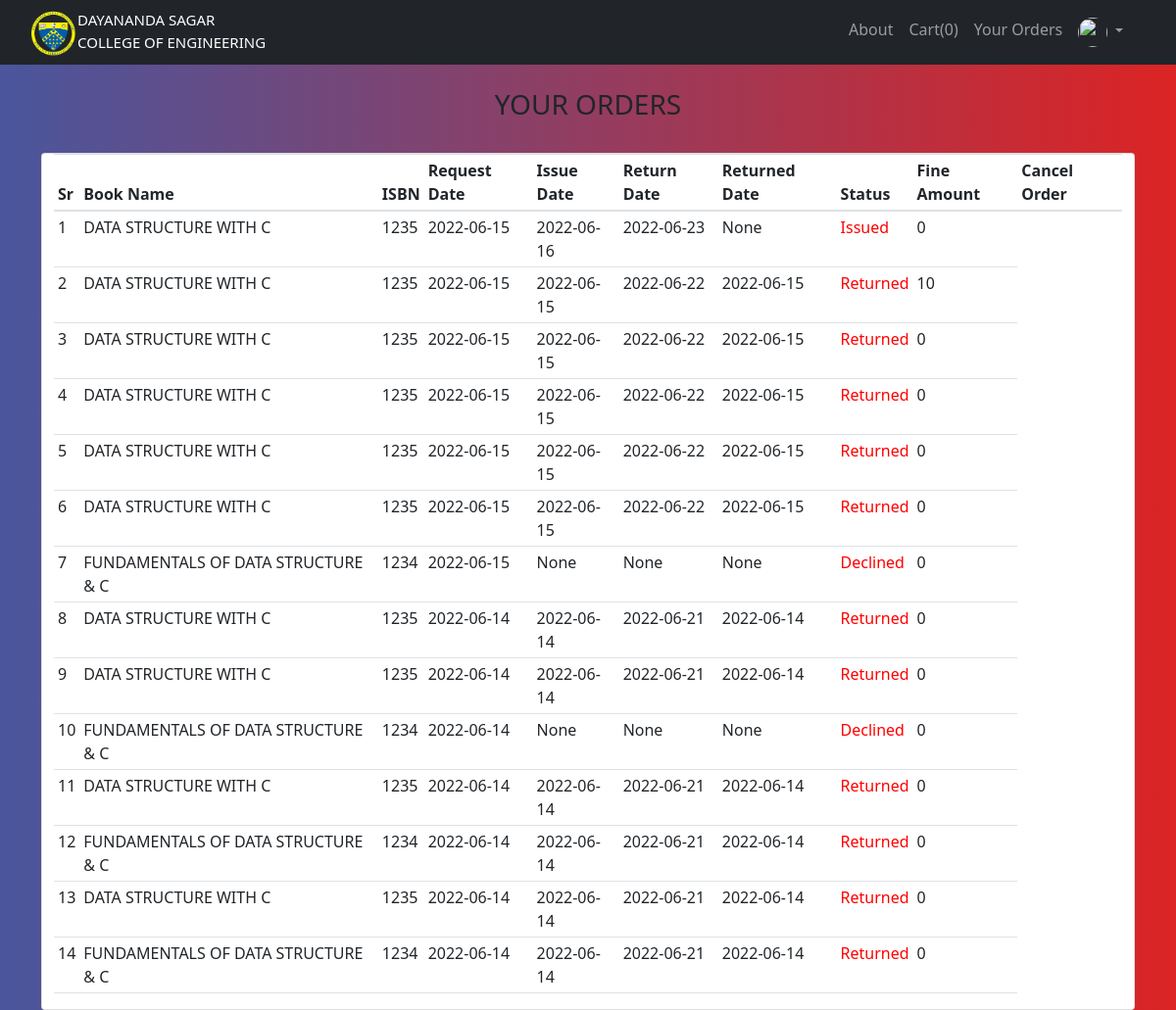
Screenshot of /orders (signed in) with the database file from the repository.
### website/models.py (models this page shows, shortened)
class Student_Order(db.Model):
        id = db.Column(db.Integer, primary_key = True)
        status = db.Column(db.String(20), default = 'Requested', nullable = False)
        request_time = db.Column(db.DateTime, nullable = True)
        approve_time = db.Column(db.DateTime, nullable = True)
        return_time = db.Column(db.DateTime, nullable = True)
        returned_time = db.Column(db.DateTime, nullable = True)
        student_id = db.Column(db.Integer, db.ForeignKey('user.id'),nullable=True)
        student = db.relationship('User', backref=db.backref('students_order',lazy=True))
        book_id = db.Column(db.Integer, db.ForeignKey('addbook.id'),nullable=True)
        book = db.relationship('Addbook', backref=db.backref('books_order',lazy=True))
        fine = db.Column(db.Float,default=0)

class Addbook(db.Model):
    __tablename__='addbook'
    __searchable__ = ['name', 'desc', 'isbn']
    id = db.Column(db.Integer, primary_key=True)
    name = db.Column(db.String(80), nullable=False)
    price = db.Column(db.Numeric(10,2), nullable=False)
    isbn = db.Column(db.Integer,default=0)
    stock = db.Column(db.Integer,nullable=False)
    available_copies = db.Column(db.Integer,nullable=False)
    desc = db.Column(db.Text, nullable=False)
    pub_date = db.Column(db.DateTime, nullable=False, default=datetime.utcnow)
    department_id = db.Column(db.Integer, db.ForeignKey('department.id'),nullable=False)
    department = db.relationship('Department', backref=db.backref('departments',lazy=True))
    semester_id = db.Column(db.Integer, db.ForeignKey('semester.id'),nullable=False)
    semester = db.relationship('Semester', backref=db.backref('semesters',lazy=True))
    image_1 = db.Column(db.String(150), nullable=False, default='image.jpg')
    image_2 = db.Column(db.String(150), nullable=False, default='image.jpg')
    image_3 = db.Column(db.String(150), nullable=False, default='image.jpg')

### website/views.py (the view)
@views.route('/orders')
@login_required
@requires_access_level(["student","admin"])
def show_student_order():
    student_id = current_user.id
    orders = Student_Order.query.filter_by(student_id=student_id).order_by(Student_Order.request_time.desc())
    return render_template('book_orders.html',user=current_user,orders=orders)

### website/models.py (called while the page is built)
        def get_urole(self):
                return self.urole

### website/views.py (called while the page is built)
def requires_access_level(access_level):
    def decorator(f):
        @wraps(f)
        def decorated_function(*args, **kwargs):
            if not current_user.is_authenticated:
                flash('Login to Access', 'error')
                return redirect(url_for('views.home'))
            if current_user.get_urole() not in access_level:
                logout_user()
                flash('You do not have access to this resource. You have been automatically Logged Out', 'error')
                return redirect(url_for('views.home'))
            return f(*args, **kwargs)
        return decorated_function
    return decorator

### website/templates/book_orders.html (shortened to what this page needs)
{% extends "base.html" %} {% block title %}Order{% endblock %}
{% block content %}
<br>
<b><center>
    <h3>YOUR ORDERS</h3>
</center></b>
<br>
<div class="container">
    <div class="row">
        <div class="card">
        <table class="table table-sm">
            <thead>
                <th>Sr</th>
                <th>Book Name</th>
                <th>ISBN</th>
                <th>Request Date</th>
                <th>Issue Date</th>
                <th>Return Date</th>
                <th>Returned Date</th>
                <th>Status</th>
                <th>Fine Amount</th>
                <th>Cancel Order</th>
            </thead>
            <tbody>
                {% for order in orders %}
                <tr>
                    <td>{{loop.index}}</td>
                    <td>{{order.book.name}}</td>
                    <td>{{order.book.isbn}}</td>
                    <td>{{order.request_time.date()}}</td>
                    {% if order.approve_time != None %}
                    <td>{{order.approve_time.date()}}</td>
                    {% else %}
                    <td>{{order.approve_time}}</td>
                    {% endif %}
                    {% if order.return_time != None %}
                    <td>{{order.return_time.date()}}</td>
                    {% else %}
                    <td>{{order.return_time}}</td>
                    {% endif %}
                    {% if order.returned_time != None %}
                    <td>{{order.returned_time.date()}}</td>
                    {% else %}
                    <td>{{order.returned_time}}</td>
                    {% endif %}
                    <td style="color: red;">{{order.status}}</td>
                    <td>{{order.fine}}</td>
                </tr>
                {% endfor %}
            </tbody>
        </table>
    </div>
</div>
</div>
{% endblock %}

### website/templates/base.html (shortened to what this page needs)
<!DOCTYPE html>
<html>
    <head>
        <link
      rel="stylesheet"
      href="https://stackpath.bootstrapcdn.com/bootstrap/4.4.1/css/bootstrap.min.css"
    />
    <link
      rel="stylesheet"
      href="https://stackpath.bootstrapcdn.com/font-awesome/4.7.0/css/font-awesome.min.css"
    />
    <link href="https://cdn.jsdelivr.net/npm/bootstrap@5.1.3/dist/css/bootstrap.min.css" rel="stylesheet">
    <link href="https://cdn.jsdelivr.net/npm/bootstrap@5.1.3/dist/css/bootstrap.min.css" rel="stylesheet">
    <link rel="stylesheet" type="text/css" href="{{url_for('static',filename='style.css')}}">
  </head>
    <body class="bg-nav">
        <nav class="navbar navbar-expand-lg navbar-dark bg-dark">
            <div class="container-fluid">
              {% if user.is_authenticated %}
              {% if user.get_urole()=="admin" %}
              <a href="/admin_home">
              {% elif user.get_urole()=="student" %}
              <a href="/student_home">
              {% elif user.get_urole()=="teacher" %}
              <a href="/teacher_home">
              {% endif %}
              {% else %}
              <a href="/home">
              {% endif %}
              <div style="float: left;">
                <img src="static/DNS logo.png" class="img-responsive" width="50px">
              </div>
              <div style="float:left;padding: 1px 1px 0; color: aliceblue;font-size: 15px; color: white;">DAYANANDA SAGAR<br>
                <em style="font-style: normal;color: aliceblue ; color: white;">COLLEGE OF ENGINEERING</em>
              </div>
              </a>
              <div class="d-flex justify-content-end" id="navbarSupportedContent">
                <ul class="navbar-nav me-auto mb-2 mb-lg-0">
                  <li class="nav-item">
                    <a class="nav-link" aria-current="page" href="/aboutUs">About</a>
                  </li>
                  {% if user.is_authenticated %}
                  {% if user.get_urole()=="admin" %}
                  <li class="nav-item dropdown">
                    <a class="nav-link dropdown-toggle" href="#" id="navbarDropdown" role="button" data-bs-toggle="dropdown" aria-expanded="false">
                      Add
                    </a>
                    <ul class="dropdown-menu" aria-labelledby="navbarDropdown">
                      <li><a class="dropdown-item" href="/addbook">Add Book</a></li>
                      <li><a class="dropdown-item" href="/adddepartment">Add Department</a></li>
                      <li><a class="dropdown-item" href="/addsemester">Add Semester</a></li>
                      <li><a class="dropdown-item" href="/addbulk">Books Bulk Upload</a></li>
                    </ul>
                    <li class="nav-item">
                      <a class="nav-link" href="{{url_for('views.orders_list_on_status', status = 'Requested')}}">Book Orders</a>
                    </li>
                  </li>
                  {% else %}
                  <li class="nav-item">
                    <a class="nav-link" href="{{url_for('cart.getCart')}}">Cart({{session['Shoppingcart']|length}})</a>
                  </li>
                  <li class="nav-item">
                    <a class="nav-link" href="{{url_for('views.show_student_order')}}">Your Orders</a>
                  </li>
                  {% endif %}
                  <ul class="navbar-nav">
                    <li class="nav-item dropdown">
                    <a class="nav-link dropdown-toggle" href="#" id="navbarDropdownMenuLink" role="button" data-toggle="dropdown" aria-haspopup="true" aria-expanded="false">
                      <img src="https://s3.eu-central-1.amazonaws.com/bootstrapbaymisc/blog/24_days_bootstrap/fox.jpg" width="30" height="30" class="rounded-circle">
                    </a>
                  </li>
                </ul>
                <li>
                </li>
                  {% endif %}
                </ul>
              </div>
            </div>
          </nav>
          <div class="container">
              {% block content %}
              {% endblock %}
          </div>
    </body>
</html>

### website/static/style.css (style rules this page uses)
.bg-nav { background: #DC2424; background: -webkit-linear-gradient(to right, #4A569D, #DC2424); background: linear-gradient(to right, #4A569D, #DC2424); }

### rows the page displays
Student_Order: book.name "DATA STRUCTURE WITH C", book.isbn "1235", request_time "2022-06-15", approve_time "2022-06-16", return_time "2022-06-23", returned_time "None", status "Issued", fine "0"
Student_Order: book.name "DATA STRUCTURE WITH C", book.isbn "1235", request_time "2022-06-15", approve_time "2022-06-15", return_time "2022-06-22", returned_time "2022-06-15", status "Returned", fine "10"
Student_Order: book.name "DATA STRUCTURE WITH C", book.isbn "1235", request_time "2022-06-15", approve_time "2022-06-15", return_time "2022-06-22", returned_time "2022-06-15", status "Returned", fine "0"
Student_Order: book.name "DATA STRUCTURE WITH C", book.isbn "1235", request_time "2022-06-15", approve_time "2022-06-15", return_time "2022-06-22", returned_time "2022-06-15", status "Returned", fine "0"
Student_Order: book.name "DATA STRUCTURE WITH C", book.isbn "1235", request_time "2022-06-15", approve_time "2022-06-15", return_time "2022-06-22", returned_time "2022-06-15", status "Returned", fine "0"
Student_Order: book.name "DATA STRUCTURE WITH C", book.isbn "1235", request_time "2022-06-15", approve_time "2022-06-15", return_time "2022-06-22", returned_time "2022-06-15", status "Returned", fine "0"
Student_Order: book.name "FUNDAMENTALS OF DATA STRUCTURE & C", book.isbn "1234", request_time "2022-06-15", approve_time "None", return_time "None", returned_time "None", status "Declined", fine "0"
Student_Order: book.name "DATA STRUCTURE WITH C", book.isbn "1235", request_time "2022-06-14", approve_time "2022-06-14", return_time "2022-06-21", returned_time "2022-06-14", status "Returned", fine "0"
Student_Order: book.name "DATA STRUCTURE WITH C", book.isbn "1235", request_time "2022-06-14", approve_time "2022-06-14", return_time "2022-06-21", returned_time "2022-06-14", status "Returned", fine "0"
Student_Order: book.name "FUNDAMENTALS OF DATA STRUCTURE & C", book.isbn "1234", request_time "2022-06-14", approve_time "None", return_time "None", returned_time "None", status "Declined", fine "0"
Student_Order: book.name "DATA STRUCTURE WITH C", book.isbn "1235", request_time "2022-06-14", approve_time "2022-06-14", return_time "2022-06-21", returned_time "2022-06-14", status "Returned", fine "0"
Student_Order: book.name "FUNDAMENTALS OF DATA STRUCTURE & C", book.isbn "1234", request_time "2022-06-14", approve_time "2022-06-14", return_time "2022-06-21", returned_time "2022-06-14", status "Returned", fine "0"
Student_Order: book.name "DATA STRUCTURE WITH C", book.isbn "1235", request_time "2022-06-14", approve_time "2022-06-14", return_time "2022-06-21", returned_time "2022-06-14", status "Returned", fine "0"
Student_Order: book.name "FUNDAMENTALS OF DATA STRUCTURE & C", book.isbn "1234", request_time "2022-06-14", approve_time "2022-06-14", return_time "2022-06-21", returned_time "2022-06-14", status "Returned", fine "0"

### other values shown
{{ session['Shoppingcart']|length }} "0"
